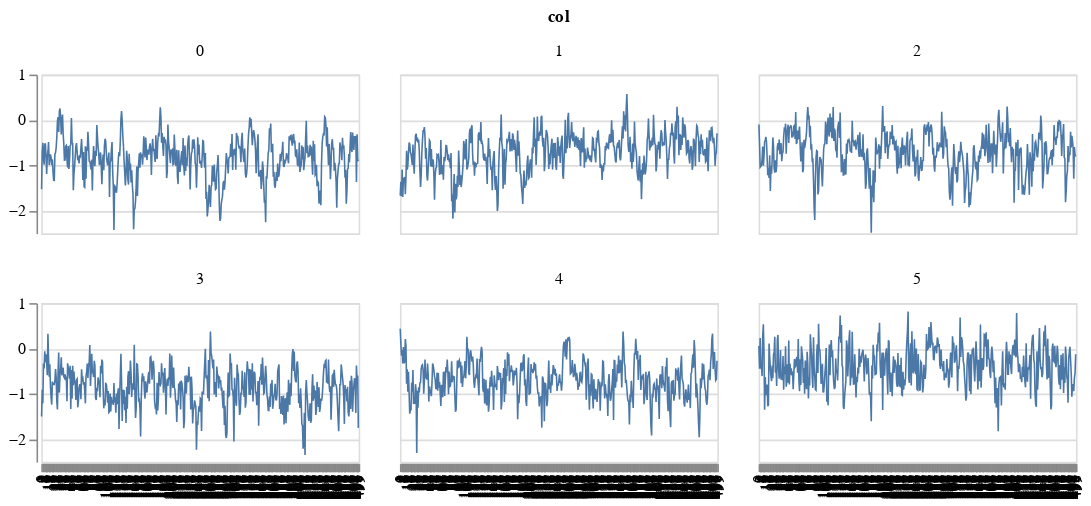

Write notebook code for a chart like this one.
### Code cell
import altair as alt
import pandas as pd
alt.data_transformers.disable_max_rows()

plot_data = pd.DataFrame(np.squeeze(ps['beta'])) 
plot_data['id'] = np.arange(len(plot_data))
plot_data = plot_data.melt(id_vars=['id'], var_name=['col'])

mcmc_chart = alt.Chart(plot_data).mark_line(
    opacity = 1,
    strokeWidth = 1,
).encode(
    alt.Y('value', title=None),
    alt.X('id:O',
          title=None
         )
).properties(width=200, height=100)

(mcmc_chart).facet(
    alt.Facet('col'),
    columns=3
)

### Figure 1 — Vega-Lite specification as saved in the notebook (floating-point values rounded to 4 significant figures; data arrays with more than 128 entries replaced by an {"elided": "..."} marker saying what was removed)
{"config": {"view": {"continuousWidth": 400, "continuousHeight": 300}}, "data": {"name": "data-f35d18b3441e7869f88369838164af39"}, "facet": {"type": "quantitative", "field": "col"}, "spec": {"mark": {"type": "line", "opacity": 1, "strokeWidth": 1}, "encoding": {"x": {"type": "ordinal", "field": "id", "title": null}, "y": {"type": "quantitative", "field": "value", "title": null}}, "height": 100, "width": 200}, "columns": 3, "$schema": "https://vega.github.io/schema/vega-lite/v4.8.1.json", "datasets": {"data-f35d18b3441e7869f88369838164af39": {"elided": "3000 records"}}}
